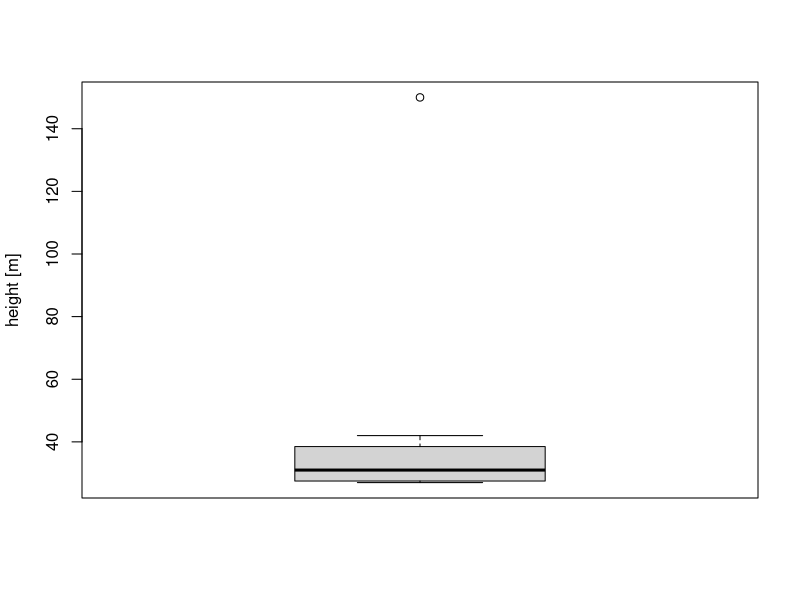
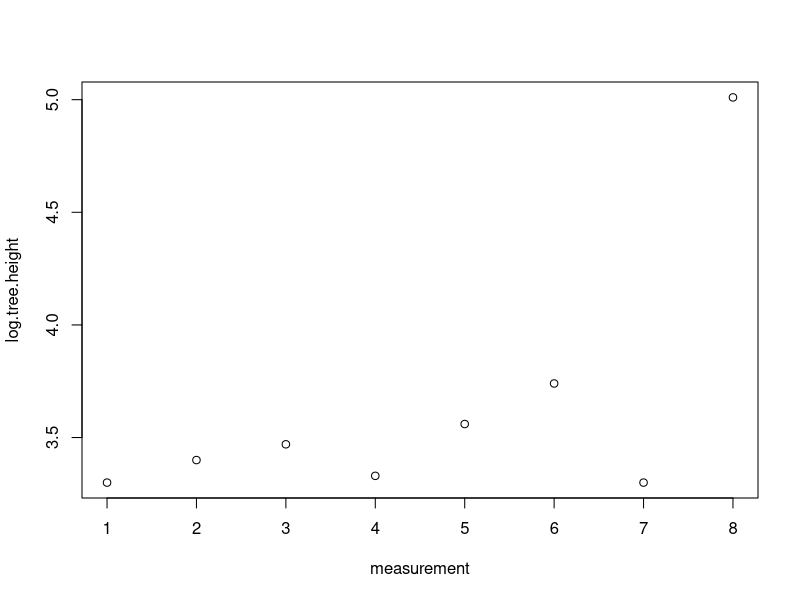
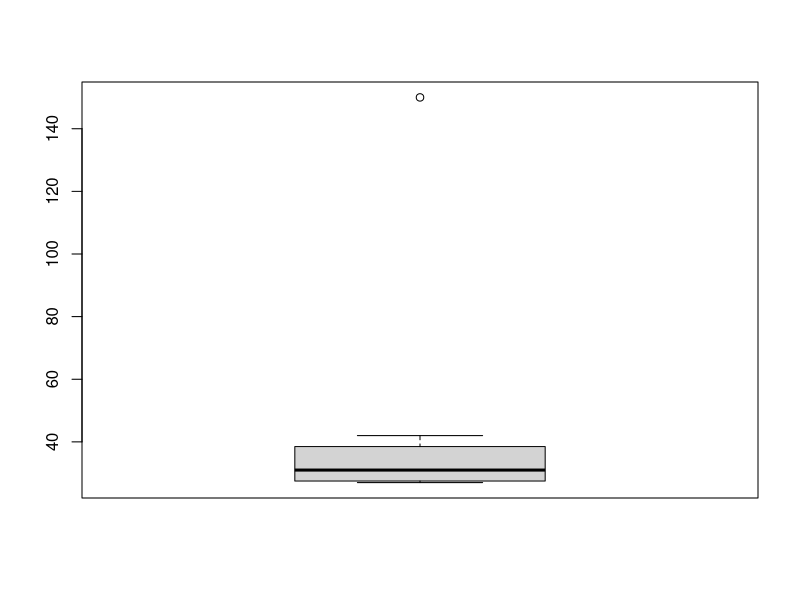
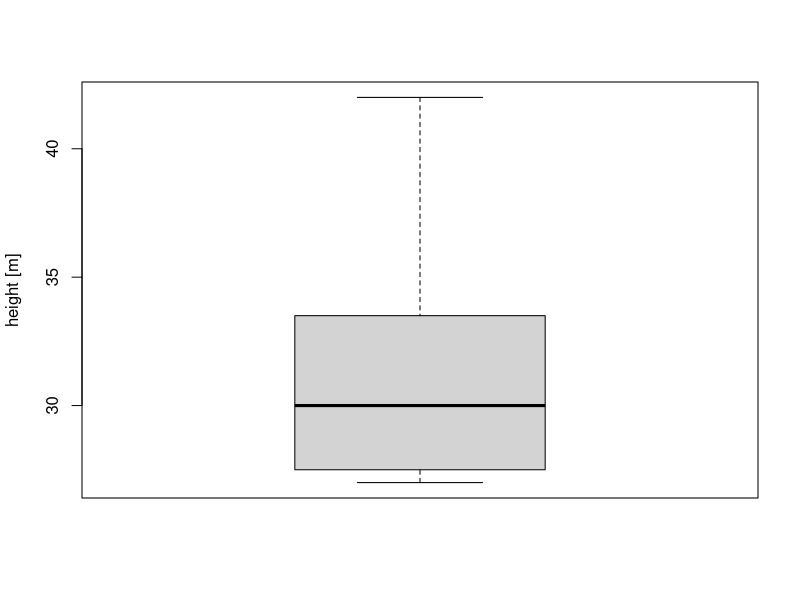
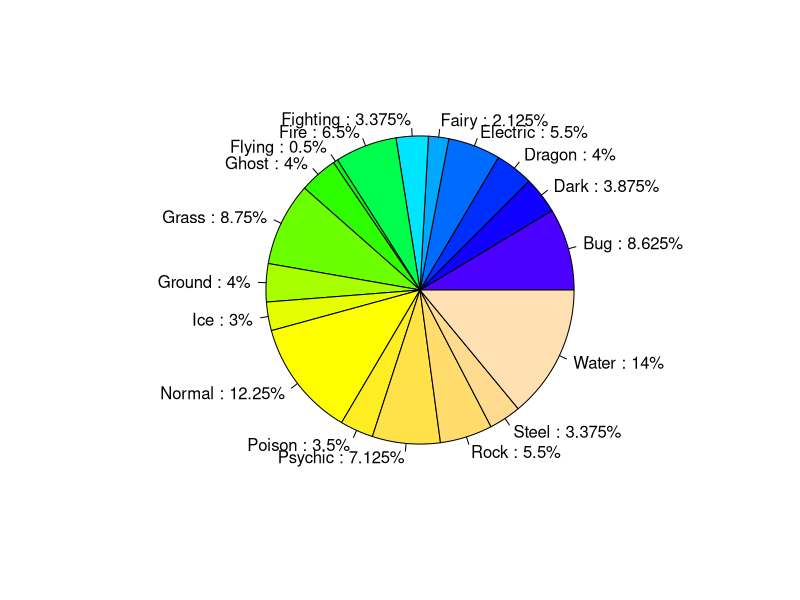
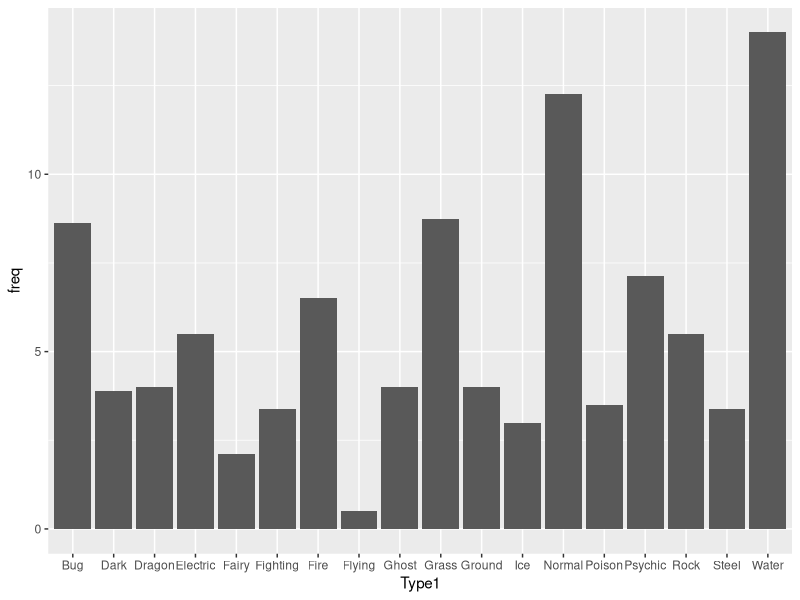
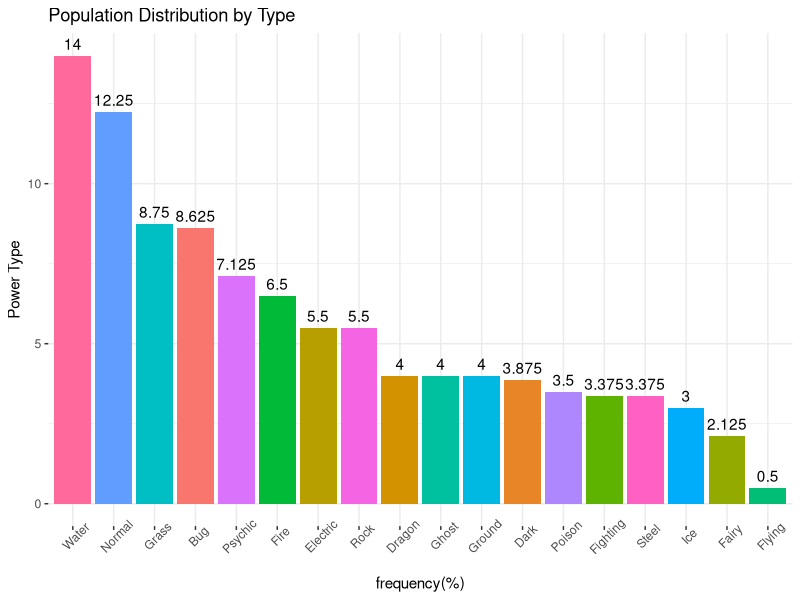
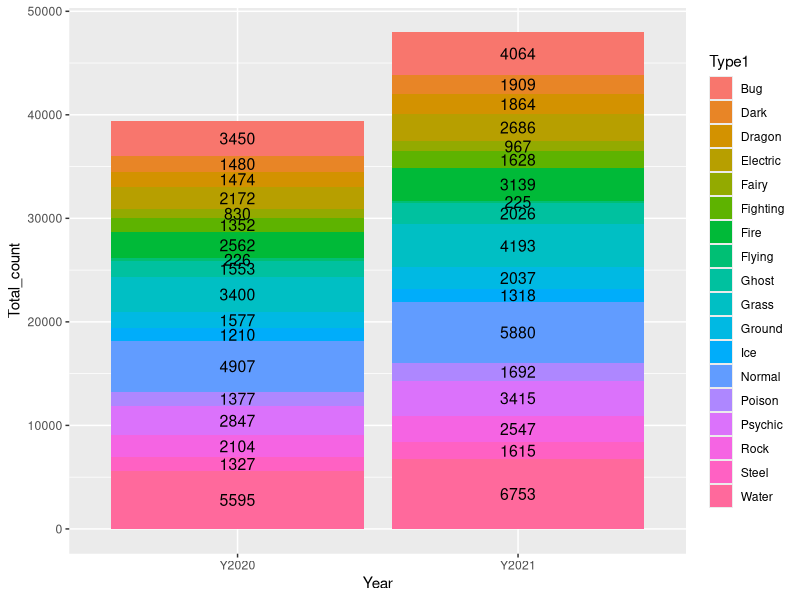

Write the R code that produced these figures, in order.
#Setup---
# https://librarysearch.stir.ac.uk/discovery/fulldisplay?docid=alma991004705879706861&context=L&vid=44UST_INST:VU1&lang=en&search_scope=ALMA_NO_JOURNALS&adaptor=Local%20Search%20Engine&tab=LibraryCatalog&query=any,contains,r%20ecology&offset=0
# file:///C:/Users/tmaso/OneDrive/Msc%20Environmental%20Management/R/Lakicevic2020_Book_IntroductionToRForTerrestrialE.pdf

library(tidyr)
library(dplyr)
library(ggplot2)
library(reshape)

#Creating vectors----
id<-1:12
species<-paste("Species", 1:12)
size<-c(50,25,30,45,2,70,22,20,10,45,22,56)
altitude<-c(rep("0-500",2), rep("501-1000",3), rep("1001-1500",5), rep("0-500",2))
protection<-c(rep(T, each=5), rep(F, each=7))

# create DF----
df<-data.frame(id, species, size, altitude, protection)
df
View(df)

# subsetting data (and making a separate DF)----
df_subset<-subset(df,size>=50)
View(df_subset)

# multiple criteria subset
subset(df, size>10 &(altitude=="0-500"|altitude=="501-1000")&protection==T)

#removing elements from a dataframe
  #remove a row
df[-12,] # removes 12th row
df[-c(1:7,10),] #removes 1 to 7 and 10

#remove cols based on name
subset(df,select = -c(altitude,protection))

#remove cols and rows at the same time
df[-(2:9),-c(1,3)] #removes rows 2 to 9 and rows 1 and 3df
# to keep only cols 1 and 3, just remove the "-" before "c"

#Adding elements to a data frame----
# This will add the year 2018, 2019 repeated 6x
year<-c(rep(2018:2019,6))

#append to the DF
cbind(df,year) #or
data.frame(df,year)

#Merge DF's----

# COLUMNS
  #create new df to merge 
df.category<-data.frame(id=1:12,category=c("a","b","c"))
df.category
  # merge
merge(df,df.category,by="id")

# ROWS
df.row<-apply(df,2,min) #this row contains the lowest value in each column
df.row
#this creates 1 row, it can be added using rbind
rbind(df,df.row)

# or as a list, create the list
row.list<-list(15,"species 8",28,"501-1000",T)
row.list
#bind it
rbind(df[1:3,],row.list) #this binds it with only entries 1,3 for example

# OPERATIONS----

#cut function
size.group<-cut(df$size,breaks=3,
                labels = c("small","medium","large"))
size.group
cbind(df,size.group)
# in this example R auto-defines small, med and large
  # but we can define our own thresholds
size.group2<-cut(df$size,breaks=c(0,30,100), #2 groups are make <=30 and bwteen 30-100.
                 labels=c("regular","remarkable"))
size.group2
cbind(df,size.group2)

#Manipulating the dataframe----

  #find max population size for protected species
protected<-subset(df,protection==T)
max(protected$size)
protected

  #count species with protected status
length(which(df$protection==T))
    # and in a specific range
length(which(df$protection==T & df$altitude=="0-500"))

  #max pop size in each range
df3<-aggregate(df$size,by=list(altitude),FUN=max)
df3
   #name the columns
names(df3)<-c("altitude","max pop size")
   #reorder the data
df3[order(df3$`max pop size`),]

#calculate avg pop size by protection status
df4<-aggregate(df$size,by=list(protection),FUN=mean)
names(df4)<-c("protection","avg pop size")
df4

#MISSING DATA----
  # for demo, replace pop sizes of 45 with NA
df$size[df$size==45]<-NA
df.na<-df
df.na

# NA data means tha certain sums will not work, for example
sum(df$size)
# NA values need to be replaced
sum(df$size,na.rm=T)
  # na remove sums up all the values excluding NA

# in order to list all rows with NA (missing data)
df[!complete.cases(df),]

#Replacing missing values----
#Creating a vector with complete cases
size.complete<-df$size[complete.cases(df$size)]
size.complete
#Finding a mode value for complete cases
size.complete<-factor(size.complete)
mode<-rev(sort(summary(size.complete)))
mode<-mode[1]
mode
#Filling missing elements with the mode value
df$size[!complete.cases(df$size)]<-22
df$size
df # NA's have been placed with 22

#Finding the median value of complete cases
median<-median(df$size, na.rm=T)
median
#Filling missing elements with the median value
df$size[!complete.cases(df$size)]<-median
df$size
df # NA's have been placed with 22

# "Safe" NA threshold----
  #There is a conventional threshold regarding the number 
  #of missing values in a row or column that should be taken 
  #into account. If we have large datasets, a threshold of 5% 
  #missing values is considered “safe.” 
  #For cases in which there are more than 5% missing values, 
  #it is recommended to discard that column or row from the data

#Checking percentage of missing elements in a column
per.missing<-function(x){sum(is.na(x))/length(x)*100}
apply(df.na, 2, per.missing)
# we have 16% data NA. This a big issue because this is a small dataset

#Checking percentage of missing elements in a row
miss.rows<-apply(df.na, 1, per.missing)
cbind(id, miss.rows)
  # shows that 20% of elements have missing data in THE ROW
   # 1 column out of 5


#OUTLIER DATA----
# transforming outliers----

#Measured height of poplar trees [meters]
tree.height.meters<-c(27,30,32,28,35,42,27,150)
  # here we have outlier data of 150
boxplot(tree.height.meters, ylab = "height [m]")
  # if we think the outlier is invalid we can just remove it, but if it valid
  # we can log-transform the data
#Transforming values using log funtion
log.tree.height<-log(tree.height.meters)
log.tree.height<-round(log.tree.height,2)
log.tree.height
#Plotting transformed values
plot(log.tree.height, xlab="measurement")

# We can ise this ^ to compare the inital and logtransformed data to show the effect
#Creating a matrix (initial and transformed values)
it<-matrix(c(tree.height.meters,log.tree.height), ncol=2, byrow=F)
colnames(it)<-c("initial", "transformed")
it
#Defining multiple functions
multi.fun <- function(x) {c(mean = mean(x),
            median = median(x), sd = sd(x))}
#Apply multiple functions
apply(it,2, multi.fun)

# removing outliers----
initial<-tree.height.meters # first, rename the dataset in question
rm.out<-initial[!initial%in%boxplot(initial)$out]
rm.out
# now the boxplot is reasonable
boxplot(rm.out, ylab="height [m]")
# with SUMMARY i can pull descriptive data
summary(rm.out)

# BASIC ECOLOGICAL ANALYSIS----
getwd()
list.files()
pdata<-read.csv("pdtest.csv")
pdata$Type1<-pdata$Type.1
pdata<-select(pdata,-Type.1)
View(pdata)
dim(pdata)
str(pdata)
unique(pdata$`Type1`)

# create a new DF subset for all Fire Types
fire<-subset(pdata,`Type1`=="Fire")
View(fire)

# back to pdata, make Type 1 a factor
pdata$`Type1`<-factor(pdata$`Type1`)
summary(pdata$`Type1`) # see totals per Type1

#calculate biological spectrum
biospec<-prop.table(summary(pdata$'Type1'))*100
biospec# results are as a %
biospec[rev(order(biospec))] # this orders HI-LOW
# transform the results into a matrix!
biospec<-as.matrix(biospec)
labels<-paste(c(rownames(biospec)),":",
              biospec[,1])
labels<-paste(labels,"%",sep="")
#pie
pie(biospec,labels=labels,col=topo.colors(18))
typechart<-pdata %>% 
  count(Type1) %>% 
  mutate(freq=n/sum(n)*100) %>% 
  arrange(desc(freq))
# DPLYR CAN ALSO WORK OUR PROPORTION WITHOUT SUBSETTING----
pdata %>%
  group_by(Type1)%>%
  summarize(n=n())%>%
  mutate(freq=n/sum(n)*100)
# or BETTER BECAUSE DECIMALS ARE EQUAL!!!

View(typechart)
# Then chart
ggplot(typechart,aes(Type1,freq))+
  geom_col()
# order and formatting
ggplot(typechart,aes(reorder(Type1,-freq,sum),freq,fill=Type1))+
  geom_col()+
  geom_text(aes(label=freq),vjust=-0.5)+
  labs(x="frequency(%)",
       y = "Power Type",
       title = "Population Distribution by Type")+
  theme(legend.position = "none",
        axis.text.x = element_text(angle=45),
        panel.background = element_blank(),
        panel.grid = element_line(colour="grey92"))

#YOY proportional changes----
  # expand the data set with count data for 2 years
pdata2<-pdata
dim(pdata2)
pdata2$Y2020<-rnorm(800,50,10)
pdata2$Y2020<-round(pdata2$Y2020,0)
pdata2$Y2021<-rnorm(800,60,10)
pdata2$Y2021<-round(pdata2$Y2021,0)

# now mark the changes using MUTATE + IFELSE
pdata3<-pdata2 %>% 
  mutate(change = ifelse(pdata2$Y2020==pdata2$Y2021,"no change",
                         ifelse(pdata2$Y2020<pdata2$Y2021,"increase",
                                "decrease")))
View(pdata3)

# count the types of change
pdata3 %>% count(change)
# stacked bar to compare YOY
#To graphically present the number of species in 2014 and 2019, we create two different plots: 
#stacked and grouped bar. When defining values to be placed on the x and y axes, we need to have 
#unique values, so we cannot specify two different columns to be printed on the y axis. Therefore, we 
#need to make some adjustments to the data frame df before printing the results. In fact, we need to 
#create a new data frame with one column showing the number of individuals in which the first half of 
#rows show the number of individuals in 2014 and then the second half the number in 2019. This transformation is easily done with the function “melt” from the package “reshape”:

#DPLYR gather and spread can be used
pdatagather<-pdata2 %>% 
  gather(key="Year",value="Sightings",3:4)

# summary stats (individual pokemon too many data)
pdsum<-pdatagather %>% 
  group_by(Type1,Year) %>% 
  summarize(Total_count = sum(Sightings))
#chart
pdsum %>% 
  ggplot(aes(Year,Total_count,fill=Type1))+
  geom_bar(stat = "identity")+
  geom_text(aes(label=Total_count),size=4,
            position=position_stack(vjust=0.5))
  
# now to show the % share of each Type per year
pdsum<-pdsum %>% 
group_by(Year) %>% 
  mutate(percent = Total_count/sum(Total_count)*100)
pdsum$percent<-round(pdsum$percent,2)
# chart
pdsum %>% 
  ggplot(aes(Year,percent,fill=Type1))+
  geom_bar(stat = "identity")+
  geom_text(aes(label=percent),size=4,
            position=position_stack(vjust=0.5))

# data can be shown as a grouped bar----
pdsum %>% 
  ggplot(aes(Type1,Total_count,fill=Year))+
  geom_bar(stat="identity",position="dodge")+
  geom_text(aes(label=Total_count),
            position=position_dodge(width=0.9),vjust=-0.5,size=3)+
  scale_y_continuous(expand = expansion(mult = c(0, .1))) # REMOVE CHART GAP!----
  # and the percentage
pdsum %>% 
  ggplot(aes(reorder(Type1,-percent,sum),percent,fill=Year))+ #ordered by hi-low-2021
  geom_bar(stat="identity",position="dodge")+
  geom_text(aes(label=percent),
            position=position_dodge(width=0.9),vjust=-0.5,size=3)+
  scale_y_continuous(expand = expansion(mult = c(0, .1)))+
  labs(x="Type",y="Percentage of all types in given year")
